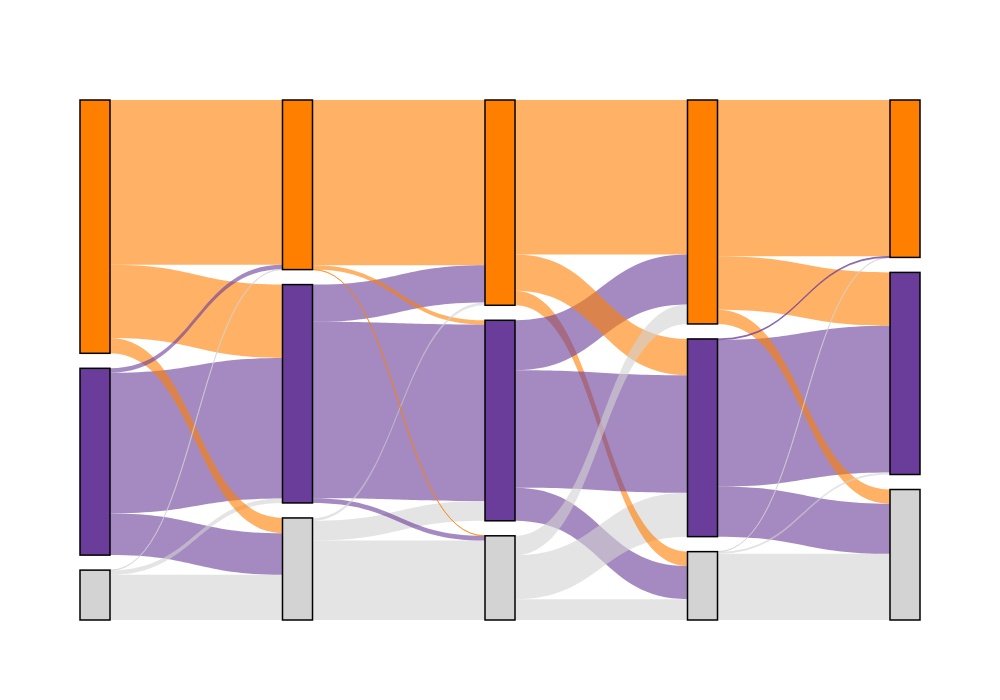

Write notebook code for a chart like this one.
### Markdown cell above
# sankey plot

### Code cell
pdf = results.copy()
pdf = pdf.set_index('gene_name')
pdf = pdf[['intial', 'C2', 'C3', 'progenitors', 'HSC']]

# drop rows with all NE
mask = pdf.ne("NE").any(axis=1)
pdf = pdf[mask]
print(f"{pdf.shape=}")
print(pdf.head(15).to_string())

# Flatten transitions: from one stage to the next
stages = pdf.columns.tolist()
labels = ['NE', 'single', 'multi']
label_indices = {label: i for i, label in enumerate(labels)}
colors = {
    "NE" : '#d3d3d3',
    "single": '#6a3d9a',  # purple
    "multi": '#ff7f00',   # orange
}

def hex_to_rgba(hex_color, alpha=0.4):
    from matplotlib.colors import to_rgba
    rgba = to_rgba(hex_color, alpha)
    return f"rgba({int(rgba[0]*255)}, {int(rgba[1]*255)}, {int(rgba[2]*255)}, {rgba[3]:.2f})"


# Desired vertical sort order (top to bottom)
label_order = ['multi', 'single', 'NE']

# Build nodes in consistent stage-wise order
nodes = []
node_lookup = {}
idx = 0
for stage in stages:
    for label in label_order:
        node_name = f"{stage}_{label}"
        nodes.append(node_name)
        node_lookup[node_name] = idx
        idx += 1

source = []
target = []
value = []
link_color = []

for i in range(len(stages) - 1):
    src_stage = stages[i]
    tgt_stage = stages[i + 1]
    
    transitions = pdf[[src_stage, tgt_stage]].values.tolist()
    counts = Counter(tuple(pair) for pair in transitions)
    
    for (src_val, tgt_val), count in counts.items():
        if src_val in labels and tgt_val in labels:
            src_idx = node_lookup[f"{src_stage}_{src_val}"]
            tgt_idx = node_lookup[f"{tgt_stage}_{tgt_val}"]
            source.append(src_idx)
            target.append(tgt_idx)
            value.append(count)
            link_color.append(hex_to_rgba(colors[src_val], alpha=0.6)),

# Sankey plot
fig = go.Figure(data=[go.Sankey(
    node=dict(
        pad=15,
        thickness=30,
        line=dict(color="black", width=1.5),
        # label=[node.split('_')[0] for node in nodes],  # Strip stage
        color=[colors[node.split('_')[1]] for node in nodes]
    ),
    link=dict(
        source=source,
        target=target,
        value=value,
        color=link_color,
    ))])

fig.update_layout(
    font_size=20,
    height=700,
    width=1000,
)
fig.show()


# Create legend handles
legend_elements = [Patch(facecolor=color, edgecolor='k', label=label)
                   for label, color in colors.items()]

# Create figure with only the legend
plt.rcParams['figure.dpi'] = 300
fig, ax = plt.subplots()
ax.axis('off')
legend = ax.legend(
    handles=legend_elements,
    loc='center',
    frameon=False,
    ncols=3,
    fontsize=12,
)
plt.tight_layout()
plt.show()

### Figure 1 — Plotly figure (JSON) as saved in the notebook; plotly's stock layout.template omitted (floating-point values rounded to 4 significant figures)
{"data": [{"link": {"color": ["rgba(106, 61, 154, 0.60)", "rgba(211, 211, 211, 0.60)", "rgba(255, 127, 0, 0.60)", "rgba(106, 61, 154, 0.60)", "rgba(211, 211, 211, 0.60)", "rgba(255, 127, 0, 0.60)", "rgba(255, 127, 0, 0.60)", "rgba(106, 61, 154, 0.60)", "rgba(211, 211, 211, 0.60)", "rgba(106, 61, 154, 0.60)", "rgba(211, 211, 211, 0.60)", "rgba(255, 127, 0, 0.60)", "rgba(211, 211, 211, 0.60)", "rgba(106, 61, 154, 0.60)", "rgba(106, 61, 154, 0.60)", "rgba(255, 127, 0, 0.60)", "rgba(211, 211, 211, 0.60)", "rgba(255, 127, 0, 0.60)", "rgba(106, 61, 154, 0.60)", "rgba(211, 211, 211, 0.60)", "rgba(255, 127, 0, 0.60)", "rgba(255, 127, 0, 0.60)", "rgba(106, 61, 154, 0.60)", "rgba(106, 61, 154, 0.60)", "rgba(255, 127, 0, 0.60)", "rgba(211, 211, 211, 0.60)", "rgba(211, 211, 211, 0.60)", "rgba(211, 211, 211, 0.60)", "rgba(106, 61, 154, 0.60)", "rgba(255, 127, 0, 0.60)", "rgba(255, 127, 0, 0.60)", "rgba(106, 61, 154, 0.60)", "rgba(255, 127, 0, 0.60)", "rgba(211, 211, 211, 0.60)", "rgba(211, 211, 211, 0.60)", "rgba(106, 61, 154, 0.60)"], "source": [1, 2, 0, 1, 2, 0, 0, 1, 2, 4, 5, 3, 5, 4, 4, 3, 5, 3, 7, 8, 6, 6, 7, 7, 6, 8, 8, 11, 10, 9, 9, 10, 9, 11, 11, 10], "target": [4, 5, 3, 5, 4, 4, 5, 3, 3, 7, 8, 6, 7, 8, 6, 7, 6, 8, 11, 10, 11, 9, 10, 9, 10, 11, 9, 14, 13, 13, 12, 14, 14, 12, 13, 12], "value": [4318, 1385, 5058, 1280, 134, 2249, 467, 135, 12, 5415, 2437, 5068, 606, 143, 1143, 133, 89, 4, 1015, 1347, 443, 4743, 3606, 1533, 1114, 640, 597, 2031, 4503, 1635, 4799, 1535, 439, 3, 64, 29]}, "node": {"color": ["#ff7f00", "#6a3d9a", "#d3d3d3", "#ff7f00", "#6a3d9a", "#d3d3d3", "#ff7f00", "#6a3d9a", "#d3d3d3", "#ff7f00", "#6a3d9a", "#d3d3d3", "#ff7f00", "#6a3d9a", "#d3d3d3"], "line": {"color": "black", "width": 1.5}, "pad": 15, "thickness": 30}, "type": "sankey"}], "layout": {"font": {"size": 20}, "height": 700, "width": 1000}}
